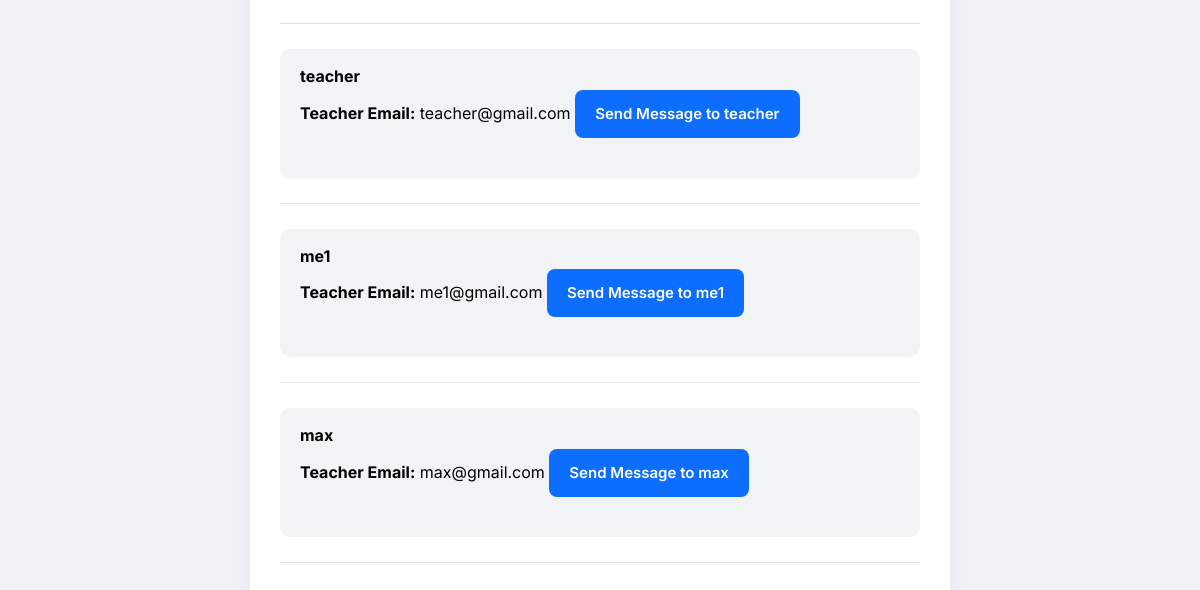
/student/messages/ (signed in, lower part), run on an earlier commit of the app's database.
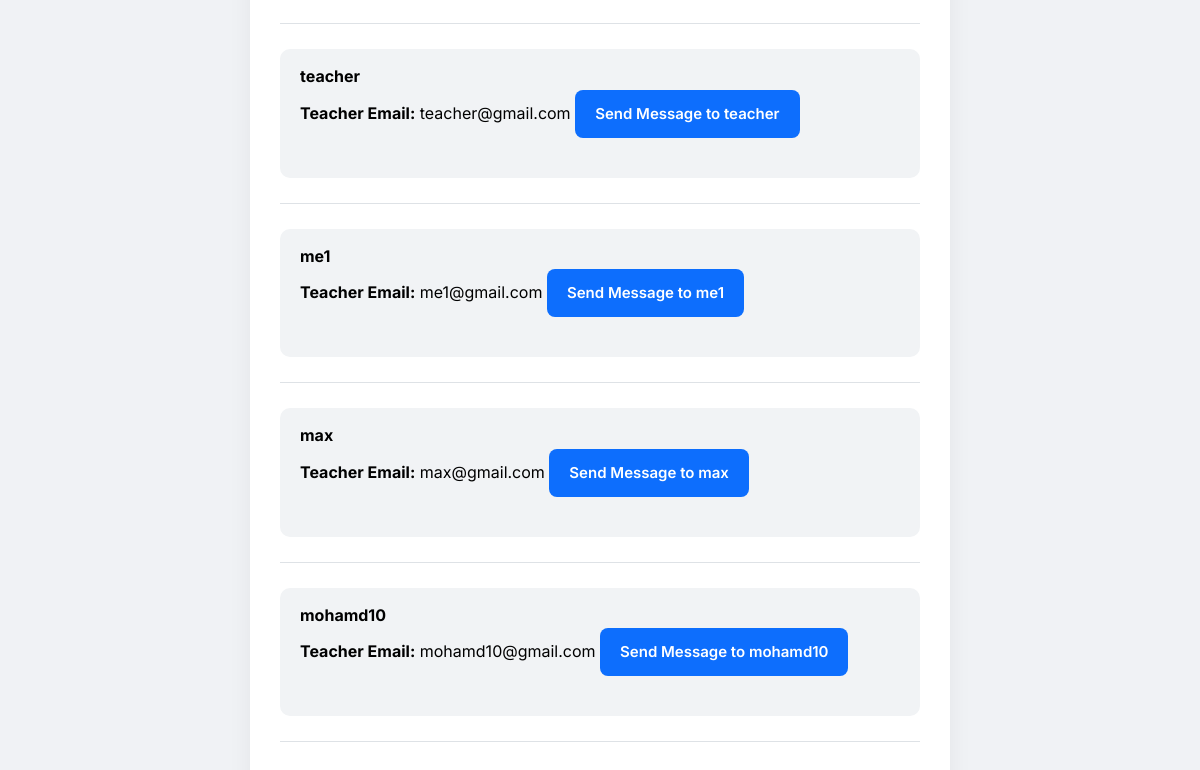
And on a later commit of the database.
### users/models.py (models this page shows, shortened)
class Teacher(models.Model):
    user = models.OneToOneField(User, on_delete=models.CASCADE)
    expertise = models.CharField(max_length=100)

### users/views.py (the view)
# urls.py: path('student/messages/', views.student_messages, name='student_messages'),
@login_required
def student_messages(request):
    manager = User.objects.filter(is_superuser=True).first()
    student = request.user.student
    messages = EmailMessage.objects.filter(receiver=request.user)
    teachers = Teacher.objects.all()
    return render(request, 'users/student_messages.html', {
        'manager': manager,
        'messages': messages,
        'teachers': teachers  # pass the list of all teachers
    })

### users/templates/users/student_messages.html (shortened to what this page needs)
{% load static %}
<!DOCTYPE html>
<html lang="en">
<head>
</head>
<body>
  <div class="container">
    {% if teachers %}
      <div id="teachersList">
        {% for teacher in teachers %}
          <div class="teacher-card user-box">
           <div class="teacher-name" style="font-weight: bold;">
  {{ teacher.user.username }}
</div>
<strong>Teacher Email:</strong> {{ teacher.user.email }}
            <a class="mailto-link"
               href="mailto:{{ teacher.user.email }}?subject=Message from Student {{ user.username }}&body=My email is: {{ user.email }}">
              Send Message to {{ teacher.user.username }}
            </a>
          </div>
          <div class="divider"></div>
        {% endfor %}
      </div>
    {% else %}
      <p class="no-msg">No teachers available.</p>
    {% endif %}
  </div>
</body>
</html>

What changed in the data, as far as the page shows it:
added Teacher: user.username "mohamd10", user.email "mohamd10@gmail.com"
